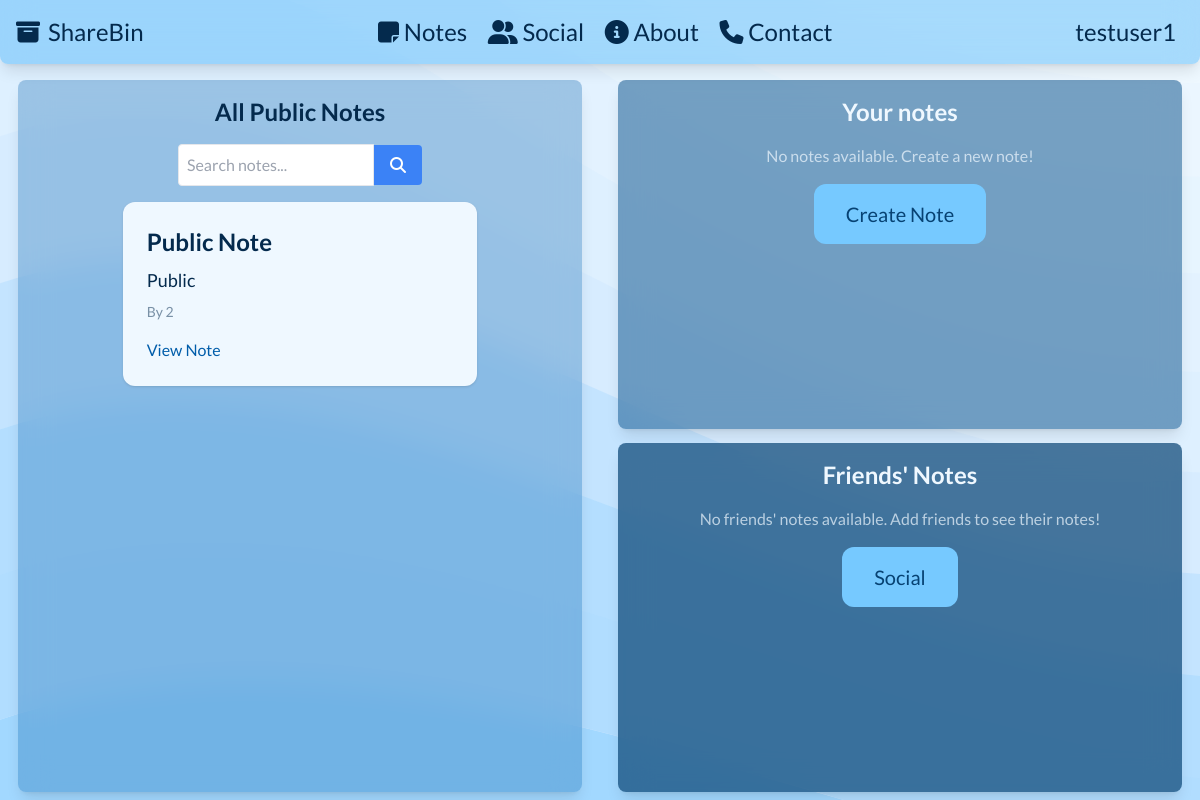
/notes/ (signed in), run on the app's committed database.
### tables this page shows
CREATE TABLE notes (
            id INTEGER PRIMARY KEY AUTOINCREMENT,
            user TEXT,
            title TEXT,
            content TEXT,
            is_private INTEGER,
            visibility TEXT CHECK(visibility IN ('public', 'private', 'friends')),
            file_path TEXT,
            created_at TIMESTAMP DEFAULT CURRENT_TIMESTAMP
        );

### app.py (the view, shortened to what this page needs)
@app.route('/notes/')
def list_notes():
    conn = get_db()
    c = conn.cursor()
    public_notes = []
    my_notes = []
    friend_notes = []
    search_query = ""
    user_id = session.get('user_id')
    username = session.get('username')
    if user_id:
        c.execute("SELECT * FROM notes WHERE user = ?", (user_id,))
        my_notes = c.fetchall()
        c.execute("""
            SELECT u.id FROM users u
            JOIN friends f ON (
                (f.user_id = ? AND f.friend_id = u.id)
                OR (f.friend_id = ? AND f.user_id = u.id)
            )
            WHERE u.id != ?
        """, (user_id, user_id, user_id))
        friend_ids = [row[0] for row in c.fetchall()]
    if request.method == 'GET':
        if 'search' in request.args:
            search_query = request.args.get('q')
            c.execute("SELECT * FROM notes WHERE title LIKE ? AND visibility = 'public'", (f'%{search_query}%',))
            public_notes = c.fetchall()
        else:
            c.execute("SELECT * FROM notes WHERE visibility = 'public'")
            public_notes = c.fetchall()
    else:
        c.execute("SELECT * FROM notes WHERE visibility = 'public'")
        public_notes = c.fetchall()
    conn.close()
    return render_template('list_notes.html',
                           public_notes=public_notes,
                           my_notes=my_notes,
                           friend_notes=friend_notes,
                           search_query=search_query,
                           user=username)

### app.py (called while the page is built)
def get_db():
    conn = sqlite3.connect(DATABASE)
    return conn

### templates/list_notes.html (shortened to what this page needs)
{% extends "base.html" %} {% block content %}
<div class="flex flex-row w-full h-full max-h-full justify-around pb-2">
  <section
    class="w-[47%] h-auto max-h-full overflow-scroll bg-congress-blue-700/30 backdrop-blur-lg shadow-lg flex flex-col justify-start items-center rounded-lg p-4"
  >
    <h2 class="text-2xl font-bold mb-4">All Public Notes</h2>
    <form method="get" class="mb-4 flex flex-row justify-center items-center">
      <input
        type="text"
        name="q"
        placeholder="Search notes..."
        value="{{ search_query }}"
        class="w-full border p-2 rounded-l"
      />
      <button
        type="submit"
        name="search"
        class="bg-blue-500 text-white px-4 py-2 rounded-r hover:bg-blue-600"
      >
        <i class="fa-solid fa-magnifying-glass"></i>
      </button>
    </form>
    {% for note in public_notes %}
    <div class="w-2/3 mx-auto bg-congress-blue-50 p-6 rounded-xl shadow mb-4">
      <h2 class="text-2xl font-bold mb-2">{{ note[2] }}</h2>
      <p class="text-lg text-congress-blue-950 mb-2">{{ note[3] }}</p>
      <p class="text-sm text-congress-blue-950/50 mb-4">By {{ note[1] }}</p>
      <a
        href="/note/{{ note[0] }}"
        class="text-congress-blue-700 hover:underline"
        >View Note</a
      >
    </div>
    {% endfor %}
  </section>
  <div class="w-[47%] flex flex-col justify-between items-center">
    <section
      class="w-full h-[49%] text-congress-blue-50 bg-congress-blue-800/50 backdrop-blur-lg shadow-lg flex flex-col justify-start items-center rounded-lg p-4 overflow-scroll"
    >
      <h2 class="text-2xl font-bold mb-4">Your notes</h2>
       {% if not my_notes %} {% if user %}
      <p class="text-center text-congress-blue-50/70">
        No notes available. Create a new note!
      </p>
      <a
        href="/note/new"
        class="rounded-xl text-xl bg-congress-blue-300 py-4 px-8 mt-4 text-congress-blue-900 hover:bg-congress-blue-400"
        >Create Note</a
      >
      {% endif %} {% endif %}
    </section>
    <section
      class="w-full h-[49%] text-congress-blue-50 bg-congress-blue-900/70 backdrop-blur-lg shadow-lg flex flex-col justify-start items-center rounded-lg p-4 overflow-scroll"
    >
      <h2 class="text-2xl font-bold mb-4">Friends' Notes</h2>
      {% if friend_notes %} {% for note in friend_notes %}
      <div class="max-w-xl mx-auto bg-white p-6 rounded-xl shadow mb-4">
        <h2 class="text-2xl font-bold mb-2">{{ note[2] }}</h2>
        <p class="text-sm text-gray-500 mb-4">By {{ note[1] }}</p>
        <a href="/note/{{ note[0] }}" class="text-blue-600 hover:underline"
          >View Note</a
        >
      </div>
      {% endfor %} {% else %}
      <p class="text-center text-congress-blue-50/70">
        No friends' notes available. Add friends to see their notes!
      </p>
      <a
        href="/social"
        class="rounded-xl text-xl bg-congress-blue-300 py-4 px-8 mt-4 text-congress-blue-900 hover:bg-congress-blue-400"
        >Social</a
      >
      {% endif %}
    </section>
  </div>
</div>
{% endblock %}

### data on the page
notes: title "Public Note", content "Public", user "2"

### other printed values
{{ user }} "testuser1"
